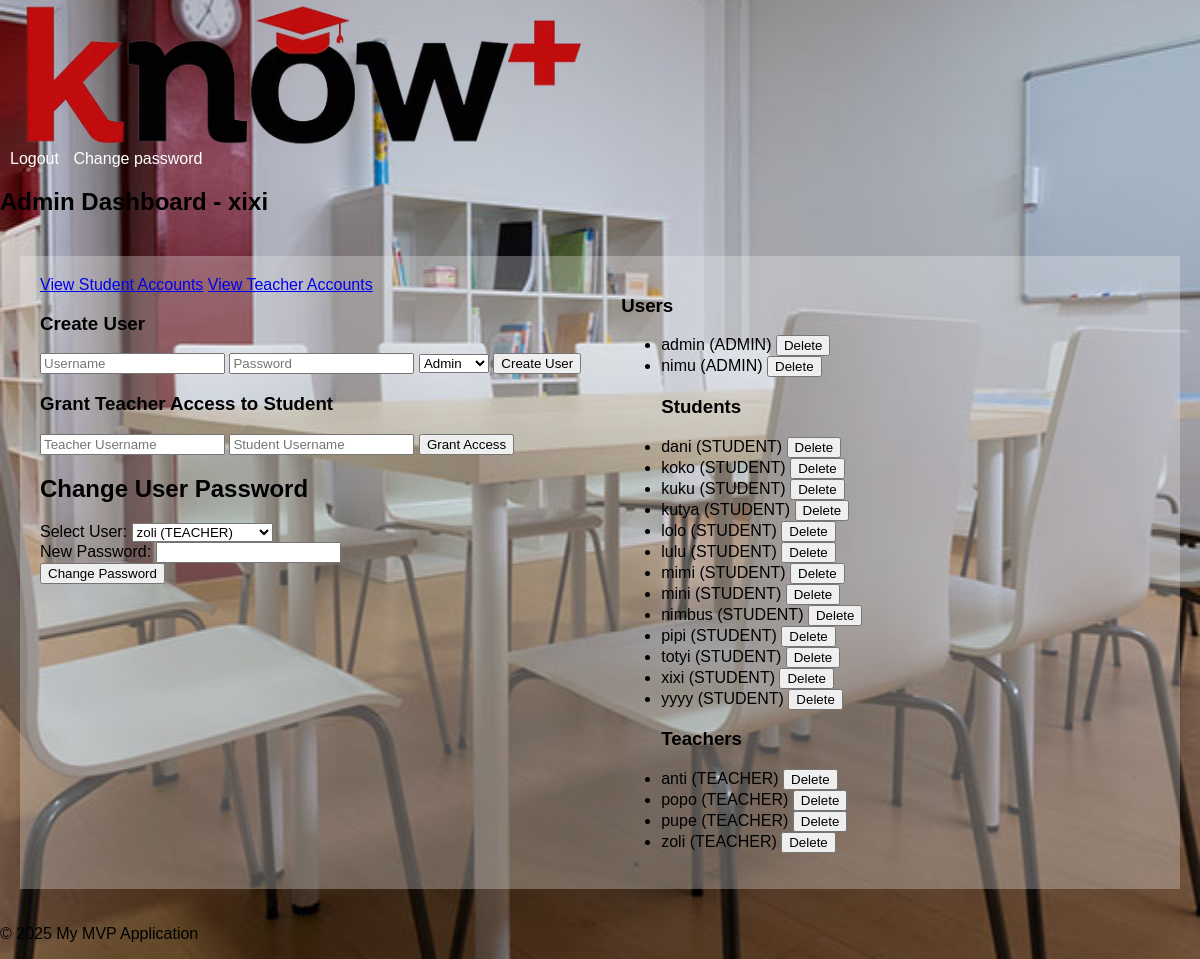
/admin/home (signed in), run on the app's committed database.
### models.py (models this page shows, shortened)
class User(db.Model, UserMixin):
    id = db.Column(db.Integer, primary_key=True)
    username = db.Column(db.String(80), unique=True, nullable=False)
    password_hash = db.Column(db.String(128))
    user_type = db.Column(db.Enum(UserType), nullable=False)  # Using UserType enum for role

### app.py (the view)
@app.route('/admin/home', methods=['GET'])
@login_required
def admin_home_display():
    users = User.query.all()  # Fetch all users to populate the dropdown
    return render_template('admin_home.html', users=users)

### app.py (called while the page is built)
@login_manager.user_loader
def load_user(user_id):
    return User.query.get(int(user_id))  # Load from the unified User model

### templates/admin_home.html (shortened to what this page needs)
{% extends "base.html" %}
{% block content %}
<h2>Admin Dashboard - {{ current_user.username }}</h2>
<div class="container">
    <div class="left-column">
        <div class="d-grid gap-2 d-md-block">
            <a href="{{ url_for('view_students') }}" class="btn btn-primary">View Student Accounts</a>
            <a href="{{ url_for('view_teachers') }}" class="btn btn-primary">View Teacher Accounts</a>
        </div>
        <h3>Create User</h3>
        <form action="{{ url_for('create_user') }}" method="post">
            <input type="text" name="username" placeholder="Username" required>
            <input type="password" name="password" placeholder="Password" required>
            <select name="user_type">
                <option value="ADMIN">Admin</option>
            </select>
            <button type="submit">Create User</button>
        </form>
        <h3>Grant Teacher Access to Student</h3>
        <form action="{{ url_for('grant_access') }}" method="post">
            <input type="text" name="teacher_username" placeholder="Teacher Username" required>
            <input type="text" name="student_username" placeholder="Student Username" required>
            <button type="submit">Grant Access</button>
        </form>
        <h2>Change User Password</h2>
        <form method="POST" action="{{ url_for('change_user_password') }}">
            <div>
                <label for="user_id">Select User:</label>
                <select name="user_id" id="user_id" required>
                    {% for user in users %}
                    <option value="{{ user.id }}">{{ user.username }} ({{ user.user_type.value }})</option>
                    {% endfor %}
                </select>
            </div>
            <div>
                <label for="new_password">New Password:</label>
                <input type="password" name="new_password" id="new_password" required>
            </div>
            <button type="submit">Change Password</button>
        </form>
    </div>
    <div class="right-column">
        <h3>Users</h3>
        <ul>
            {% set grouped_users = users | sort(attribute='username') | groupby('user_type.value') %}
            {% for group in grouped_users %}
            {% if group.grouper == 'ADMINISTRATOR' %}
            <h3>Administrators</h3>
            {% elif group.grouper == 'TEACHER' %}
            <h3>Teachers</h3>
            {% elif group.grouper == 'STUDENT' %}
            <h3>Students</h3>
            {% endif %}
            {% for user in group.list %}
            <li>
                {{ user.username }} ({{ user.user_type.value }})
                <form action="{{ url_for('delete_user', user_id=user.id) }}" method="post" style="display: inline;">
                    <button type="submit">Delete</button>
                </form>
            </li>
            {% endfor %}
            {% endfor %}
        </ul>
    </div>
</div>
{% endblock %}

### templates/base.html (shortened to what this page needs)
<!DOCTYPE html>
<html lang="en">
<head>
    <link rel="stylesheet" href="{{ url_for('static', filename='css/style.css') }}">
</head>
<body style="background-image: url('{{ url_for('static', filename='img/background.jpg') }}'); background-size: cover; background-repeat: no-repeat; background-attachment: fixed;">
<div id="header">
    <a href="/">
        <picture>
            <source srcset="{{ url_for('static', filename='img/logo.avif') }}" type="image/avif">
            <img src="{{ url_for('static', filename='img/logo.png') }}" alt="Your Logo" class="logo">
        </picture>
    </a>
    <div class="user-options">
        {% if current_user.is_authenticated %}
        <a href="{{ url_for('logout') }}">Logout</a>
        <a href="{{ url_for('change_password') }}">Change password</a>
        {% endif %}
    </div>
</div>
<div id="content">
    {% block content %}{% endblock %}
</div>
<div id="footer">
    <p>&copy; 2025 My MVP Application</p>
</div>
</body>
</html>

### static/css/style.css (style rules this page uses)
body { font-family: sans-serif; margin: 0; padding: 0; color: black; background-image: url('static/img/background.jpg'); background-size: cover; background-position: center; }
.logo { height: 150px; vertical-align: middle; margin-left: 20px; }
.user-options { margin-right: 20px; }
.user-options a { color: white; text-decoration: none; margin-left: 10px; }
.container { display: flex; padding: 20px; }
.left-column, .right-column { background-color: rgba(242, 242, 242, 0.3); padding: 20px; }
.left-column h2 { flex: 0 0 250px; }
.right-column { flex: 1; overflow-y: auto; }

### data on the page
User: username "xixi", user_type.value "STUDENT"
User: username "admin", user_type.value "ADMIN"
User: username "nimu", user_type.value "ADMIN"
User: username "dani", user_type.value "STUDENT"
User: username "koko", user_type.value "STUDENT"
User: username "kuku", user_type.value "STUDENT"
User: username "kutya", user_type.value "STUDENT"
User: username "lolo", user_type.value "STUDENT"
User: username "lulu", user_type.value "STUDENT"
User: username "mimi", user_type.value "STUDENT"
User: username "mini", user_type.value "STUDENT"
User: username "nimbus", user_type.value "STUDENT"
User: username "pipi", user_type.value "STUDENT"
User: username "totyi", user_type.value "STUDENT"
User: username "yyyy", user_type.value "STUDENT"
User: username "anti", user_type.value "TEACHER"
User: username "popo", user_type.value "TEACHER"
User: username "pupe", user_type.value "TEACHER"
User: username "zoli", user_type.value "TEACHER"

### other printed values
form field user_id "zoli (TEACHER)"
